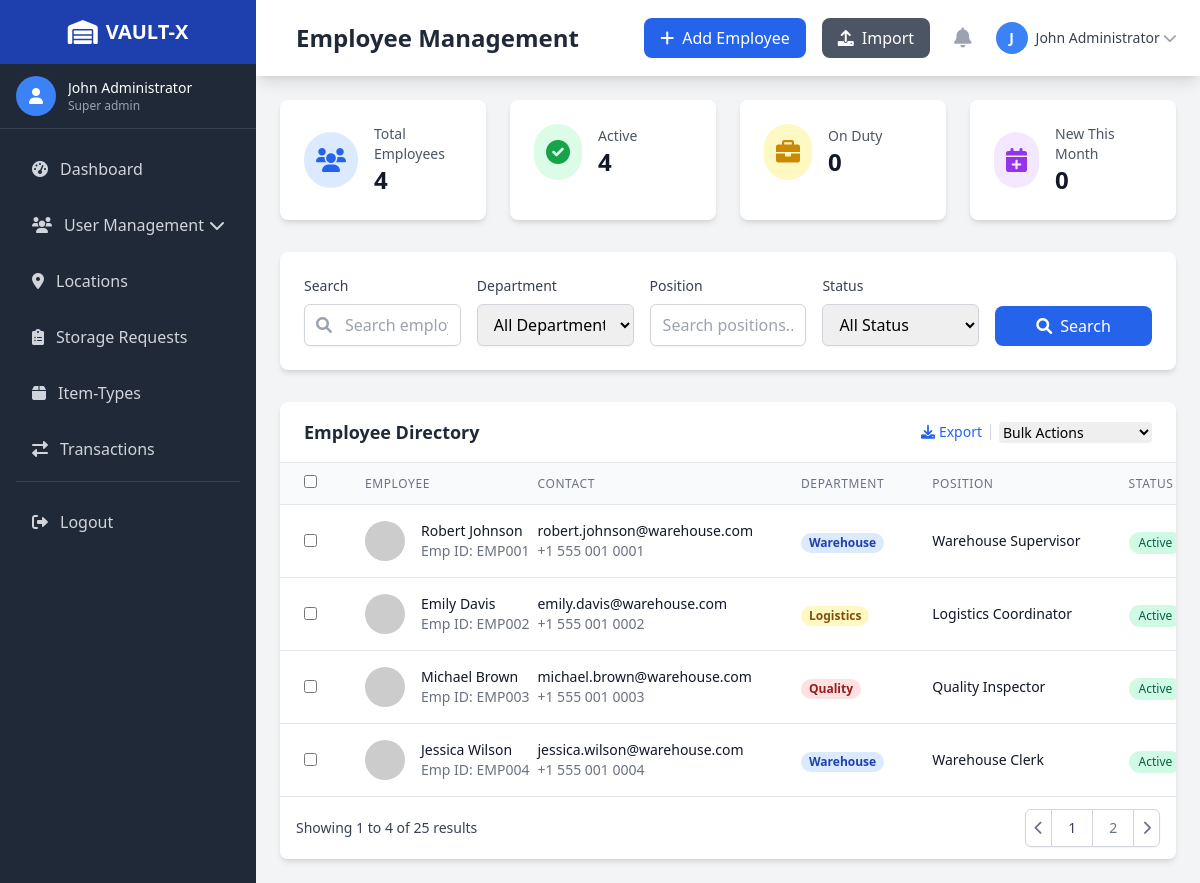
Screenshot of /user-management/employee-management.php (signed in) with the database file from the repository.
### tables this page shows
CREATE TABLE Employee (
    id INT PRIMARY KEY AUTO_INCREMENT,
    employee_id VARCHAR(20) UNIQUE,
    name VARCHAR(100),
    email VARCHAR(100) UNIQUE,
    password_hash VARCHAR(255),
    phone VARCHAR(20),
    role VARCHAR(50),
    department ENUM('warehouse', 'logistics', 'inventory', 'quality', 'maintenance', 'administration') DEFAULT 'warehouse',
    position VARCHAR(100),
    hire_date DATE,
    salary DECIMAL(10,2),
    shift ENUM('day', 'night', 'rotating') DEFAULT 'day',
    address TEXT,
    emergency_contact VARCHAR(255),
    status ENUM('active', 'inactive', 'on-leave', 'terminated') DEFAULT 'active',
    admin_id INT,
    created_at DATETIME DEFAULT CURRENT_TIMESTAMP,
    updated_at TIMESTAMP DEFAULT CURRENT_TIMESTAMP ON UPDATE CURRENT_TIMESTAMP,
    FOREIGN KEY (admin_id) REFERENCES Admin(id)
);

### user-management/employee-management.php (the view, shortened to what the rows shown need)
<?php
require_once '../includes/auth.php';
function getEmployees($pdo, $page = 1, $limit = 10, $filters = []) {
    $offset = ($page - 1) * $limit;
    $whereClause = "WHERE 1=1";
    $params = [];
    $query = "SELECT * FROM Employee $whereClause ORDER BY created_at DESC LIMIT :limit OFFSET :offset";
    $stmt = $pdo->prepare($query);
    $stmt->bindValue(':limit', $limit, PDO::PARAM_INT);
    $stmt->bindValue(':offset', $offset, PDO::PARAM_INT);
    $stmt->execute();
    return $stmt->fetchAll();
}
$filters = [
    'search' => $_GET['search'] ?? '',
    'department' => $_GET['department'] ?? '',
    'position' => $_GET['position'] ?? '',
    'status' => $_GET['status'] ?? ''
];
$page = (int)($_GET['page'] ?? 1);
$limit = 10;
$employees = getEmployees($pdo, $page, $limit, $filters);
?>
<!DOCTYPE html>
<html lang="en">
<head>
    <script src="https://cdn.tailwindcss.com"></script>
    <link href="https://cdnjs.cloudflare.com/ajax/libs/font-awesome/6.0.0/css/all.min.css" rel="stylesheet">
    <link rel="stylesheet" href="../css/style.css">
</head>
<body class="bg-gray-100">
    <div class="lg:ml-64">
         <?php include '../includes/navbar.php'; ?>
        <main class="p-6">
            <div class="grid grid-cols-1 md:grid-cols-4 gap-6 mb-8">
                <div class="bg-white rounded-lg shadow-md p-6">
                    <div class="flex items-center">
                        <div class="ml-4">
                            <h2 class="text-sm font-medium text-gray-600">Total Employees</h2>
                        </div>
                    </div>
                </div>
                <div class="bg-white rounded-lg shadow-md p-6">
                    <div class="flex items-center">
                        <div class="ml-4">
                            <h2 class="text-sm font-medium text-gray-600">Active</h2>
                        </div>
                    </div>
                </div>
                <div class="bg-white rounded-lg shadow-md p-6">
                    <div class="flex items-center">
                        <div class="ml-4">
                            <h2 class="text-sm font-medium text-gray-600">On Duty</h2>
                        </div>
                    </div>
                </div>
                <div class="bg-white rounded-lg shadow-md p-6">
                    <div class="flex items-center">
                        <div class="ml-4">
                            <h2 class="text-sm font-medium text-gray-600">New This Month</h2>
                        </div>
                    </div>
                </div>
            </div>
            <div class="bg-white rounded-lg shadow-md overflow-hidden">
                <div class="overflow-x-auto">
                    <table class="min-w-full divide-y divide-gray-200">
                        <thead class="bg-gray-50">
                            <tr>
                                <th class="px-6 py-3 text-left text-xs font-medium text-gray-500 uppercase tracking-wider">
                                    <input type="checkbox" class="rounded border-gray-300" id="select-all">
                                </th>
                                <th class="px-6 py-3 text-left text-xs font-medium text-gray-500 uppercase tracking-wider">Employee</th>
                                <th class="px-6 py-3 text-left text-xs font-medium text-gray-500 uppercase tracking-wider">Contact</th>
                                <th class="px-6 py-3 text-left text-xs font-medium text-gray-500 uppercase tracking-wider">Department</th>
                                <th class="px-6 py-3 text-left text-xs font-medium text-gray-500 uppercase tracking-wider">Position</th>
                                <th class="px-6 py-3 text-left text-xs font-medium text-gray-500 uppercase tracking-wider">Status</th>
                            </tr>
                        </thead>
                        <tbody class="bg-white divide-y divide-gray-200" id="employees-table-body">
                            <?php if (empty($employees)): ?>
                            <tr>
                                <td colspan="8" class="px-6 py-8 text-center text-gray-500">
                                    <div class="flex flex-col items-center">
                                        <i class="fas fa-users text-4xl text-gray-300 mb-2"></i>
                                        <p class="text-lg font-medium">No employees found</p>
                                        <p class="text-sm">Add your first employee to get started.</p>
                                    </div>
                                </td>
                            </tr>
                            <?php else: ?>
                                <?php foreach ($employees as $employee): ?>
                                <tr class="hover:bg-gray-50">
                                    <td class="px-6 py-4">
                                        <input type="checkbox" class="rounded border-gray-300 employee-checkbox" data-id="<?php echo $employee['id']; ?>">
                                    </td>
                                    <td class="px-6 py-4 whitespace-nowrap">
                                        <div class="flex items-center">
                                            <?php
                                            $nameForAvatar = urlencode($employee['name']);
                                            $avatarColors = ['3B82F6', '10B981', 'F59E0B', 'EF4444', '8B5CF6', '06B6D4', 'F97316'];
                                            $colorIndex = abs(crc32($employee['name'])) % count($avatarColors);
                                            $avatarColor = $avatarColors[$colorIndex];
                                            ?>
                                            <img class="h-10 w-10 rounded-full" src="https://ui-avatars.com/api/?name=<?php echo $nameForAvatar; ?>&background=<?php echo $avatarColor; ?>&color=fff" alt="">
                                            <div class="ml-4">
                                                <div class="text-sm font-medium text-gray-900"><?php echo htmlspecialchars($employee['name']); ?></div>
                                                <div class="text-sm text-gray-500">Emp ID: <?php echo htmlspecialchars($employee['employee_id']); ?></div>
                                            </div>
                                        </div>
                                    </td>
                                    <td class="px-6 py-4 whitespace-nowrap">
                                        <div class="text-sm text-gray-900"><?php echo htmlspecialchars($employee['email']); ?></div>
                                        <div class="text-sm text-gray-500"><?php echo htmlspecialchars($employee['phone']); ?></div>
                                    </td>
                                    <td class="px-6 py-4 whitespace-nowrap">
                                        <?php
                                        $departmentColors = [
                                            'warehouse' => 'bg-blue-100 text-blue-800',
                                            'inventory' => 'bg-green-100 text-green-800',
                                            'logistics' => 'bg-yellow-100 text-yellow-800',
                                            'quality' => 'bg-red-100 text-red-800',
                                            'maintenance' => 'bg-orange-100 text-orange-800',
                                            'administration' => 'bg-purple-100 text-purple-800'
                                        ];
                                        $colorClass = $departmentColors[$employee['department']] ?? 'bg-gray-100 text-gray-800';
                                        ?>
                                        <span class="px-2 inline-flex text-xs leading-5 font-semibold rounded-full <?php echo $colorClass; ?>">
                                            <?php echo ucfirst(str_replace('-', ' ', $employee['department'])); ?>
                                        </span>
                                    </td>
                                    <td class="px-6 py-4 whitespace-nowrap">
                                        <div class="text-sm text-gray-900"><?php echo htmlspecialchars($employee['position']); ?></div>
                                    </td>
                                    <td class="px-6 py-4 whitespace-nowrap">
                                        <?php
                                        $statusClasses = [
                                            'active' => 'badge-active',
                                            'inactive' => 'badge-inactive',
                                            'on-leave' => 'badge-warning',
                                            'terminated' => 'badge-danger'
                                        ];
                                        $statusClass = $statusClasses[$employee['status']] ?? 'badge-inactive';
                                        ?>
                                        <span class="badge <?php echo $statusClass; ?>"><?php echo ucfirst(str_replace('-', ' ', $employee['status'])); ?></span>
                                    </td>
                                </tr>
                                <?php endforeach; ?>
                            <?php endif; ?>
                        </tbody>
                    </table>
                </div>
            </div>
        </main>
    </div>
</body>
</html>

### rows the page displays
employee: name "Robert Johnson", employee "EMP001", email "robert.johnson@warehouse.com", phone "+1 555 001 0001", department "Warehouse", position "Warehouse Supervisor", status "Active"
employee: name "Emily Davis", employee "EMP002", email "emily.davis@warehouse.com", phone "+1 555 001 0002", department "Logistics", position "Logistics Coordinator", status "Active"
employee: name "Michael Brown", employee "EMP003", email "michael.brown@warehouse.com", phone "+1 555 001 0003", department "Quality", position "Quality Inspector", status "Active"
employee: name "Jessica Wilson", employee "EMP004", email "jessica.wilson@warehouse.com", phone "+1 555 001 0004", department "Warehouse", position "Warehouse Clerk", status "Active"

### other values shown
$currentAdmin['name'] "John Administrator"
str_replace('-', ' ', $currentAdmin['role']) "Super admin"
$pageTitle "Employee Management"
$action['text'] "Add Employee"
$action['text'] "Import"
substr($currentAdmin['name'], 0, 1) "J"
$stats['total_employees'] "4"
$stats['active_employees'] "4"
$stats['on_duty'] "0"
$stats['new_this_month'] "0"
